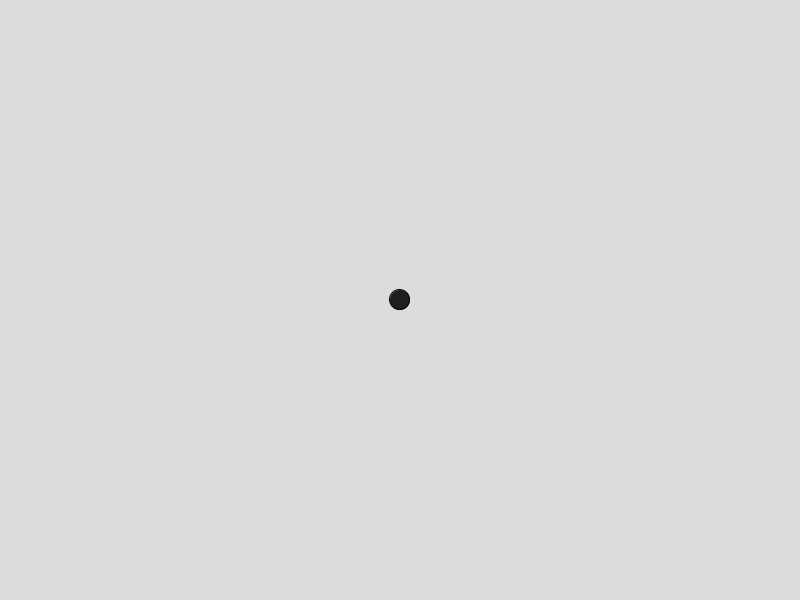
Frame 1 (no input)
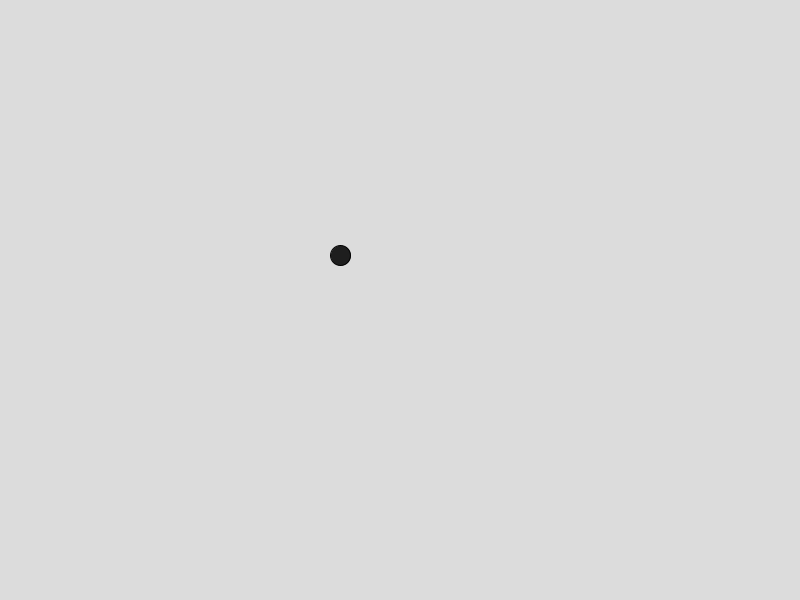
Frame 60 (the mouse pressed at the canvas centre just before this capture)
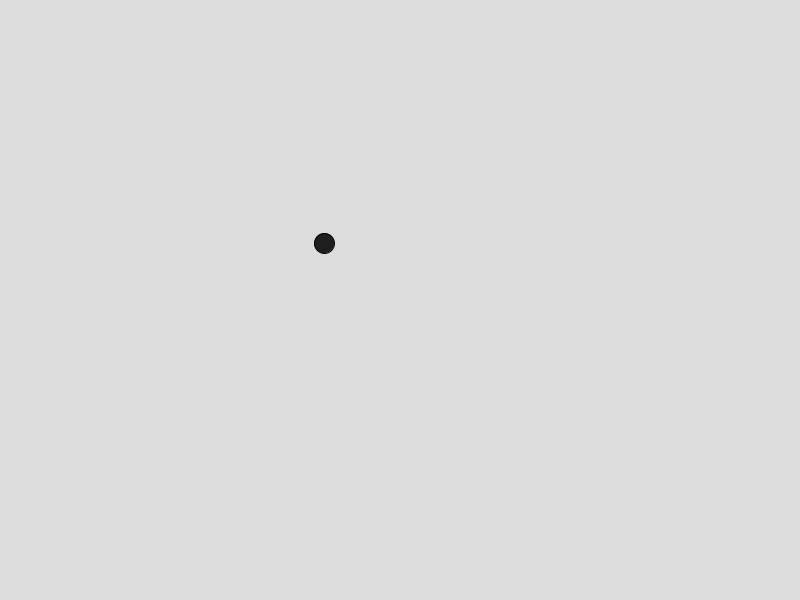
Frame 120 (the mouse held since frame 60 and released just before this capture)

The Processing sketch that drew these frames (run headless with seeded random() and noise(); from frame 60 on, the mouse is pressed at the canvas centre):

// Processing sketch: MouseFollowing
// ── MouseFollowing.pde
// source: Sebastian Lague - https://www.youtube.com/watch?v=X-iSQQgOd1A&t=307s (at 5:07)

// variables
PVector pos;
PVector vel;

boolean easingIsActive;

// parameters meant to be changed in draw
float maxSpeed;
float steerStrength;
float easing;

void setup() {
  size(800, 600);

  pos = new PVector(width/2, height/2);
  vel = new PVector(0, 0);
  
  easingIsActive = true;
}

void mouseClicked() {
  easingIsActive = !easingIsActive;
  println("EasingIsActive: " + easingIsActive);
}

void draw() {
  maxSpeed = 2.00;
  steerStrength = 0.05;

  if (easingIsActive) {
    easing = 0.03;
  } else {
    easing = 1;
  }

  background(220);

  PVector desiredDirection = new PVector(mouseX - pos.x, mouseY - pos.y);
  PVector desiredVelocity = PVector.mult(desiredDirection, easing).limit(maxSpeed);
  PVector desiredSteeringForce = PVector.sub(desiredVelocity, vel).mult(steerStrength);
  PVector accelerationForce = desiredSteeringForce.limit(steerStrength);

  if (accelerationForce.mag() > 0.00001) {
    vel.add(accelerationForce);
    vel.limit(maxSpeed);
    pos.add(vel);
  }

  fill(30);
  circle(pos.x, pos.y, 20);
}
